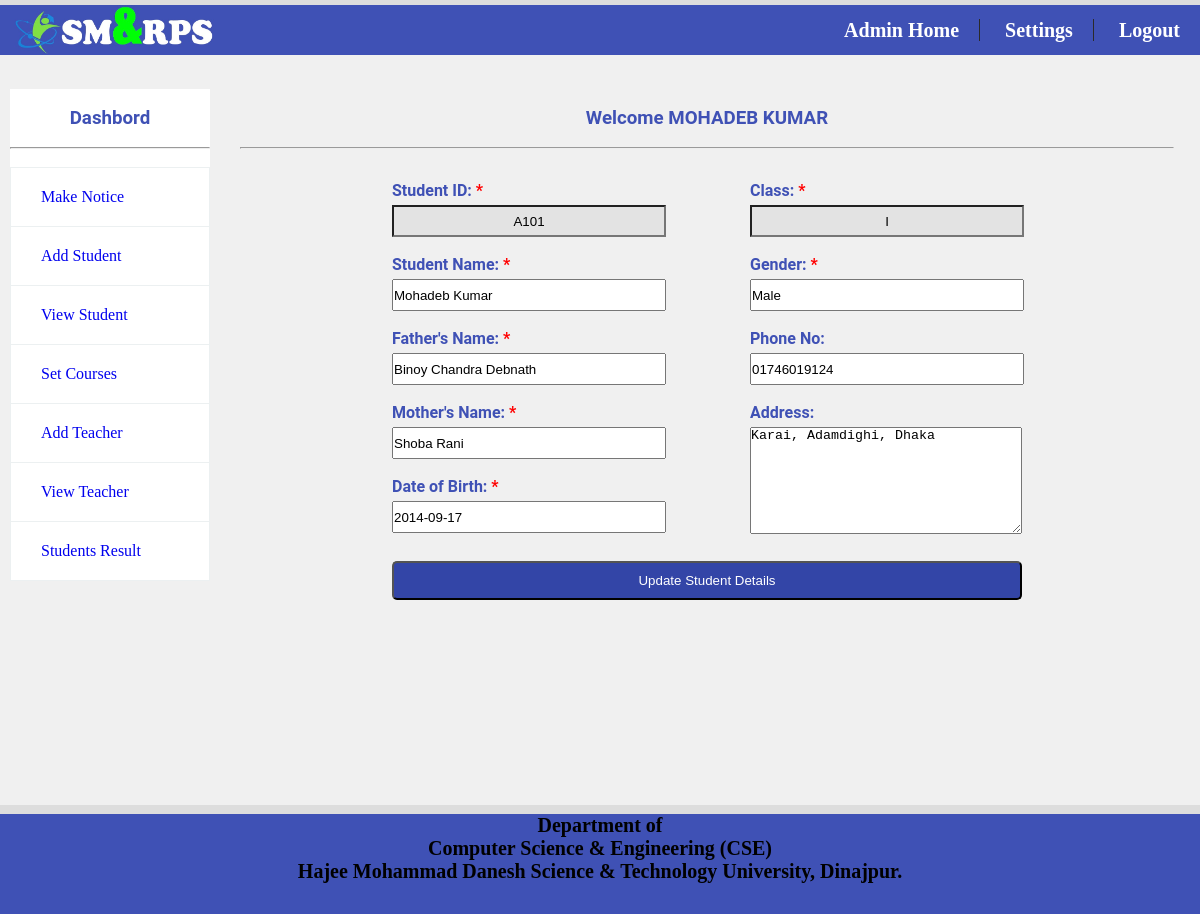
The app's page /edit_student.php?sid=A101 (signed in) with its own data.
### tables this page shows
CREATE TABLE `student` (
  `SID` varchar(10) NOT NULL,
  `SNAME` varchar(50) DEFAULT NULL,
  `FATHER` varchar(50) DEFAULT NULL,
  `MOTHER` varchar(50) DEFAULT NULL,
  `GENDER` varchar(20) DEFAULT NULL,
  `CLASS` varchar(10) DEFAULT NULL,
  `DOB` date DEFAULT NULL,
  `PHONE` varchar(30) DEFAULT NULL,
  `ADDRESS` text DEFAULT NULL,
  `IMG` varchar(200) DEFAULT NULL
);

### edit_student.php (the view, shortened to what this page needs)
<?php
	include("dbconnection.php");
?>
<!DOCTYPE html>
<html>
	<head>
		<link rel="stylesheet" href="css/style.css">
	</head>
	<body class="back">
		<?php include("topbar.php");?>
			<div id="section">
				<?php
					include("sidebar.php");
				?><br>
				<div class="content">
					<h3 class="text">Welcome <?php echo $_SESSION['ANAME']; ?></h3><br><hr><br>
					<div class="add_student_content">
					<div class="fixing_warning_mgs">
		<?php
									$sid="";
									$sname="";
									$father="";
									$mother="";
									$dob="";
									$class="";
									$gender="";
									$phone="";
									$address="";
				if(isset($_GET["sid"]))
							{
								$sql="SELECT SID,SNAME,FATHER,MOTHER,DOB,CLASS,GENDER,PHONE,ADDRESS FROM student WHERE SID='{$_GET["sid"]}'";
								$res=$con->query($sql);
								if($res->num_rows>0)
								{
									$rows=$res->fetch_assoc();
									$sid=$rows["SID"];
									$sname=$rows["SNAME"];
									$father=$rows["FATHER"];
									$mother=$rows["MOTHER"];
									$dob=$rows["DOB"];
									$class=$rows["CLASS"];
									$gender=$rows["GENDER"];
									$phone=$rows["PHONE"];
									$address=$rows["ADDRESS"];
								}
							}
		?>
			<form method="POST" enctype="multipart/form-data" action="<?php echo $_SERVER["PHP_SELF"];?>">
				<div class="adstdl">
					<label class="required"> Student ID:</label><br>
					<input style="background: #dcdcdca8; text-align:center;" type="text" value="<?php echo $sid; ?>" class="input3" readonly><br><br>
					<label class="required"> Student Name:</label><br>
					<input type="text" value="<?php echo $sname; ?>" class="input3" name="sname" required><br><br>
					<label class="required"> Father's Name:</label><br>
					<input type="text" value="<?php echo $father; ?>" class="input3" name="father" required><br><br>
					<label class="required"> Mother's Name:</label><br>
					<input type="text" value="<?php echo $mother; ?>" class="input3" name="mother" required><br><br>
					<label class="required">  Date of Birth:</label><br>
					<input type="text" value="<?php echo $dob; ?>" class="input3" name="dob" required><br><br>
				</div>
				<div class="adstdr">
					<label class="required">Class:</label><br>
					<input style="background: #dcdcdca8; text-align:center;" type="text" value="<?php echo $class; ?>" class="input3" readonly><br><br>
					<label class="required">Gender:</label><br>
					<input type="text" value="<?php echo $gender; ?>" class="input3" name="gender" required><br><br>
					<label> Phone No:</label><br>
					<input type="text" value="<?php echo $phone; ?>" class="input3" name="phone"><br><br>
					<label>  Address:</label><br>
					<textarea rows="5" style="height:105px;"  class='address_in' name="address"><?php echo $address; ?></textarea><br>
				</div>
					<button type="submit" class="add_student_btn" name="submit">Update Student Details</button>
				</form>
					</div>
				</div>
				</div>
			</div>
		<?php include"footer2.php";?>
	</body>
</html>

### css/style.css (style rules this page uses)
.required:after { content:" *"; color: red; }
* { padding:0px; margin:0px; }
html { background:#dddddd; }
.back { background:#f5f5f5cf; height:800px; width:1200px; margin:0 auto; margin-top:5px; margin-bottom:5px; font-family:Century; }
h1,h2,h3,h4,h5,h6,label { font-family:Roboto; color:#3f51b5; }
label { font-weight:bold; }
.input3 { width: 270px; height: 28px; margin-top: 5px; }
.fixing_warning_mgs { width: 634px; margin-left: -168px; float: left; }
.add_student_content { margin-top: 14px; height: auto; margin-left: 320px; }
.adstdl { width: 634px; float: left; }
.adstdr { width: 195px; float: left; margin-left: -276px }
.address_in { width: 270px; height: 54px; margin-top: 5px; }
.add_student_btn { width: 630px; border-radius: 5px; padding: 10px; background: #3345a7; color: white; margin-top: 10px; }
#section { height:auto; width:1164px; margin-left:10px; }
.content { margin-top:30px; height:auto; width:934px; float:left; }
.text { text-align:center; }

### records on screen
student: SID "A101", sname "Mohadeb Kumar", father "Binoy Chandra Debnath", mother "Shoba Rani", dob "2014-09-17", CLASS "I", gender "Male", phone "01746019124", address "Karai, Adamdighi, Dhaka"

### other values on screen
$_SESSION['ANAME'] "MOHADEB KUMAR"
